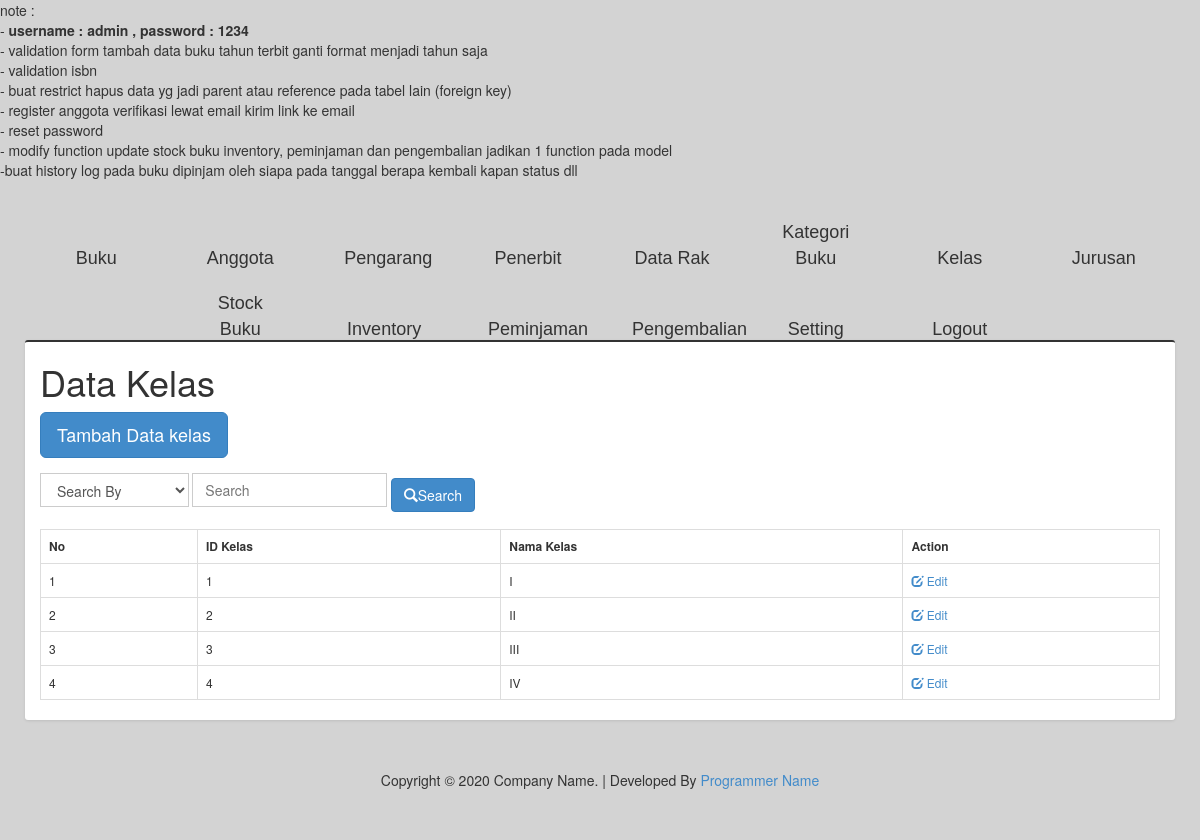
Page /index.php/data_kelas on the committed database.
### tables this page shows
CREATE TABLE `data_kelas` (
  `id_kelas` int(11) NOT NULL,
  `kelas` varchar(3) DEFAULT NULL
);

### application/controllers/Data_kelas.php (called while the page is built, shortened)
<?php
class Data_kelas extends CI_Controller {
	public function __construct(){
		$this->load->model('model_kelas');
		$this->load->library('form_validation');
	}
	public function index(){
		$data = [];
		$data['title'] 			= 'Data Kelas';
		$data['header'] 		= $this->load->view('headers/head', '', TRUE);
		$data['navigation'] 	= $this->load->view('headers/navigation', '', TRUE);
		$data['kelas'] 			= $this->model_kelas->view_data_kelas();
		$data['content'] 		= $this->load->view('contents/view_data_kelas', $data, TRUE);
		$data['footer'] 		= $this->load->view('footers/footer', '', TRUE);
		$this->load->view('main', $data);
	}
}

### index.php (called while the page is built, shortened)
<?php
require_once BASEPATH.'core/CodeIgniter.php';

### application/models/Model_kelas.php (called while the page is built, shortened)
<?php
class Model_kelas extends CI_Model {
	public function view_data_kelas(){
		$sql = "SELECT * FROM data_kelas";
		$query = $this->db->query($sql);
		return $query->result();
	}
}

### application/views/contents/view_data_kelas.php (the view, shortened to what this page needs)
<div class="container box">
	<div class="row">
		<div class="col-lg-6">
			<h1><?php echo $title; ?></h1>
		</div>
	</div>
	<div class="row">
		<div class="col-lg-12">
			<a href="<?php echo base_url('data_kelas/tambah_data_kelas'); ?>" class="btn btn-primary btn-lg">Tambah Data kelas</a>
		</div>
	</div>
	<div class="row">
	</div>
	<div class="row">
		<div class="col-lg-12">
		<?=form_open(base_url() . 'cemployee/search'); ?>
		<div class="form-inline">
			<div class="form-group">
				<select name="selCategory" class="form-control">
					<option value="0">Search By</option>
				</select>
				<input type="text" class="form-control" name="txtSearch" placeholder="Search">
				<button type="submit" name="btnSearch" class="btn btn-primary"><i class="glyphicon glyphicon-search"></i>Search</button>
			</div>
		</div>
		<?=form_close(); ?>
		</div>
	</div>
	<br>
	<div class="row">
		<div class="col-lg-12">
		<table class="table table-bordered">
		<tr>
			<th>No</th>
			<th>ID Kelas</th>
			<th>Nama Kelas</th>
			<th>Action</th>
		</tr>
		<?php
		$no = 1;
		foreach ($kelas as $value): ?>
		<tr>
			<td><?php echo $no; ?></td>
			<td><?php echo $value->id_kelas; ?></td>
			<td><?php echo $value->kelas; ?></td>
			<td><a href="<?php echo base_url('data_kelas/edit_data_kelas/' . $value->id_kelas); ?>"><span class="glyphicon glyphicon-edit"></span> Edit</a></td>
		</tr>
		<?php $no++; ?>
		<?php endforeach ?>
	</table>
	</div>
	</div>
</div>

### assets/css/style.css (style rules this page uses)
body { background-color: #d3d3d3;\ font-size: 10px; }
.form-control { -webkit-border-radius: 0px !important; -moz-border-radius: 0px !important; border-radius: 0px !important; box-shadow: none; }
.box { position: relative; background: #ffffff; border-top: 2px solid #333; margin-bottom: 20px; -webkit-border-radius: 3px; -moz-border-radius: 3px; border-radius: 3px; width: 100%; box-shadow: 0px 1px 3px rgba(0, 0, 0, 0.1); }

### application/views/main.php (style rules this page uses)
.box { font-size: 12px; }
button { margin-top: 10px!important; }

### rows in the picture
data_kelas: id_kelas "1", kelas "I"
data_kelas: id_kelas "2", kelas "II"
data_kelas: id_kelas "3", kelas "III"
data_kelas: id_kelas "4", kelas "IV"

### other values in the picture
$title "Data Kelas"
